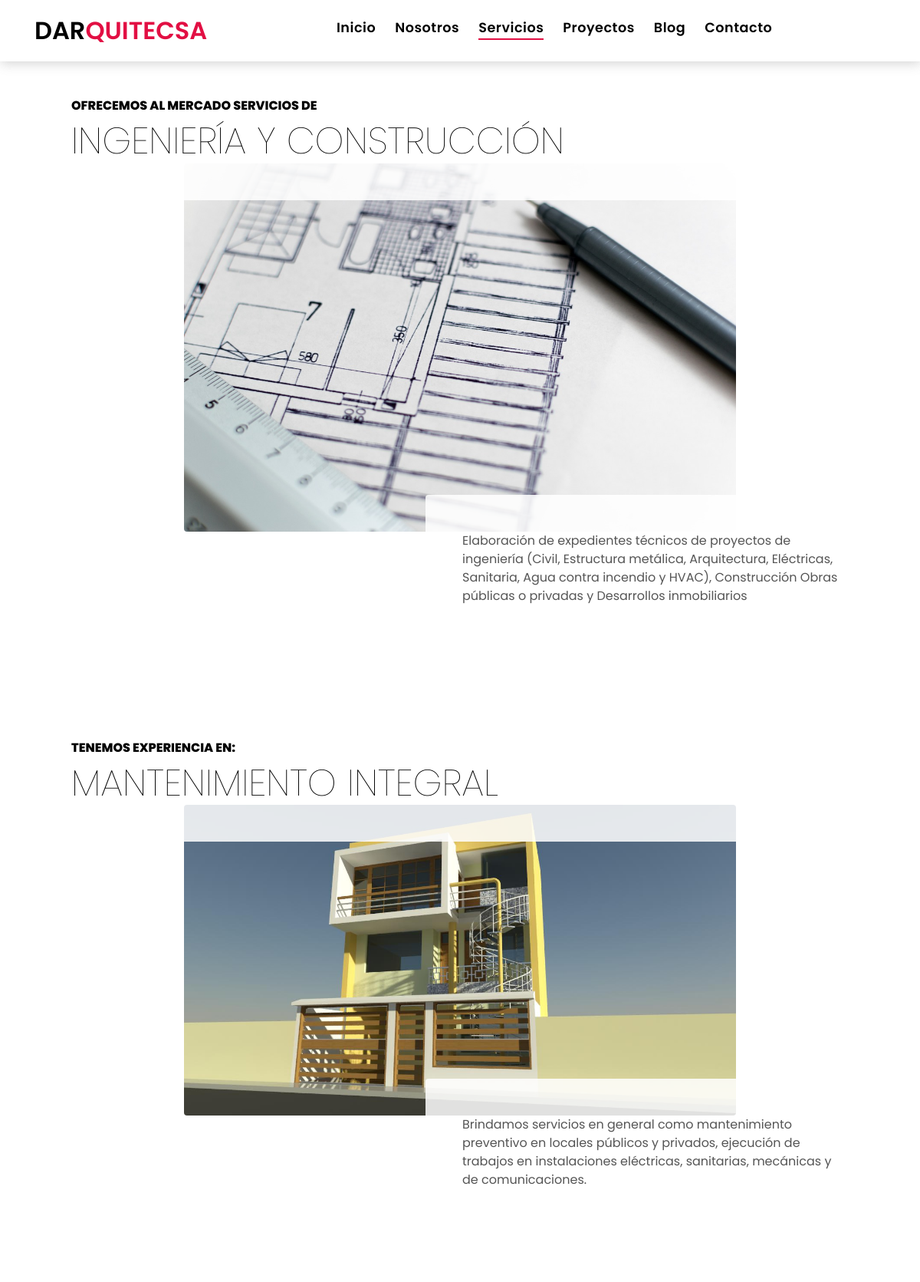
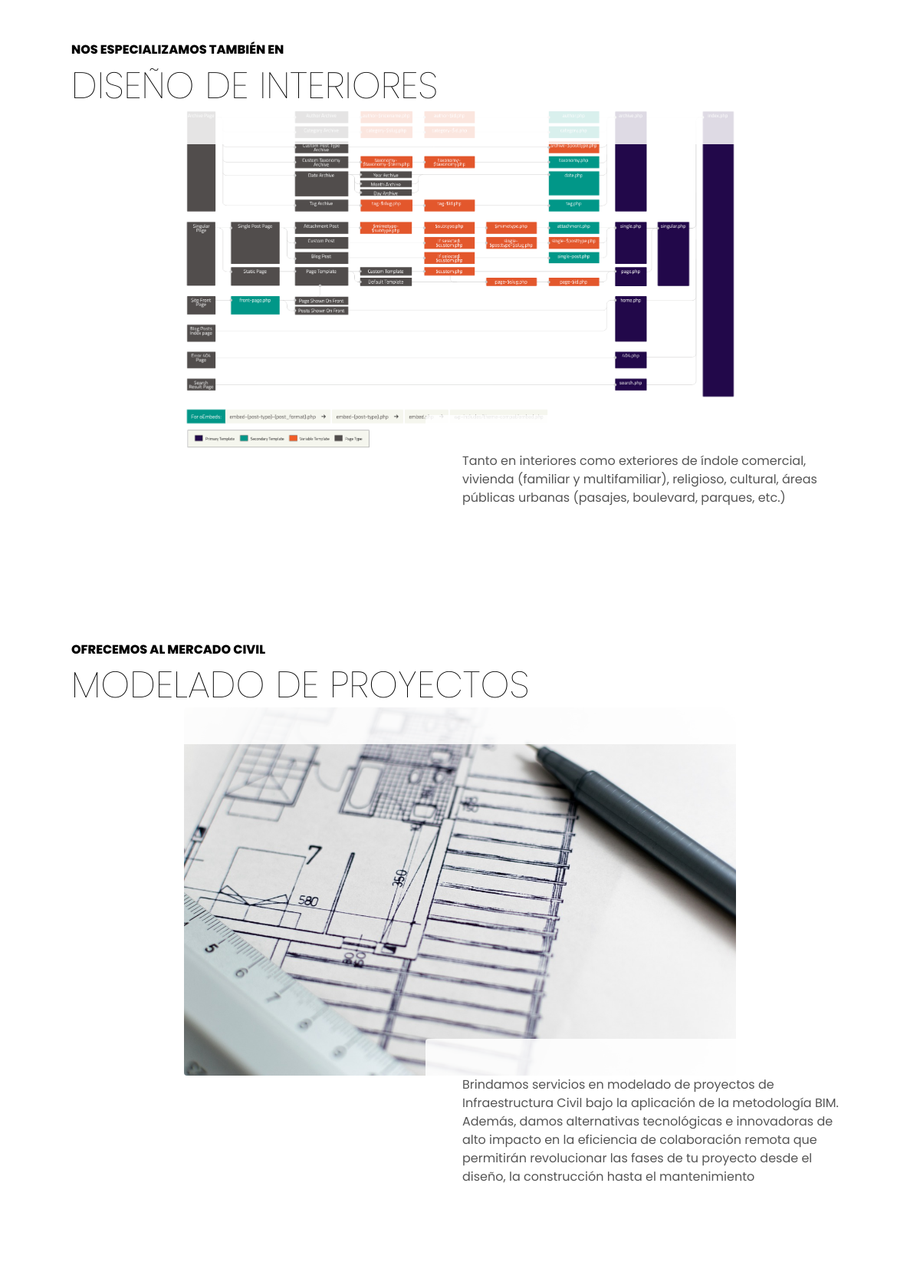
Page /services/ (upper part) on the committed database (2 pictures, top to bottom).
### services/models.py (models this page shows, shortened)
class Services(models.Model):
    title=models.CharField(max_length=200, verbose_name='Título')
    subtitle=models.CharField(max_length=200, verbose_name='Subtítulo')
    content=models.TextField(verbose_name='Contenido')
    image=models.ImageField(verbose_name='Imagen', upload_to='services')
    created=models.DateTimeField(auto_now_add=True, verbose_name='Fecha de Creación')
    updated=models.DateTimeField(auto_now=True, verbose_name='Fecha de Edición')
    class Meta:
        verbose_name= 'servicio'
        verbose_name_plural='servicios'
        ordering= ['-created']

### services/views.py (the view)
# urls.py: path('services/', include('services.urls')),
def services(request):
    services = Services.objects.all()
    return render(request, 'services/services.html', {'services': services})

### pages/templatetags/pages_extras.py (called while the page is built)
@register.simple_tag
def get_page_list():
    pages= Page.objects.all()
    return pages

### social/processors.py (called while the page is built)
def ctx_dict(request):
    ctx={}
    links=Link.objects.all()
    for link in links:
        ctx[link.key]=link.url
    return ctx

### services/templates/services/services.html
{% extends 'core/base.html' %}
{% block content %}
{% load static %}
{% for service in services %}
<section id="service_{{ service.id }}" class="page-section">
    <div class="container foo">
      <div class="product-item">
        <div class="product-item-title item-animation">
          <div class="faded p-5 d-flex mr-auto rounded">
            <h2 class="section-heading mb-0">
              <span class="section-heading-upper">{{service.subtitle}}</span>
              <span class="section-heading-lower">{{service.title}}</span>
            </h2>
          </div>
        </div>
        <img class="product-item-img mx-auto d-flex rounded img-fluid mb-3 mb-lg-0 item-animation" src="{{service.image.url}}" alt="">
        <div class="product-item-description d-flex ml-auto item-animation">
          <div class="faded p-5 rounded">
            <p class="mb-0">{{service.content}}</p>
          </div>
        </div>
      </div>
    </div>
  </section>
  {% endfor %}
  {% endblock %}

### core/static/core/css/services.css (style rules this page uses)
.faded { background-color: rgba(255, 255, 255, 0.85); }
.p-5 { padding:3rem!important }
.d-flex { display:-webkit-box!important;display:-ms-flexbox!important;display:flex!important }
.mr-auto { margin-right:auto!important }
.rounded { border-radius:.25rem!important }
.ml-auto { margin-left:auto!important }
.section-heading { text-transform: uppercase; }
.section-heading .section-heading-upper { display: block; font-size: 1rem; font-weight: 800; padding-bottom:.5rem; }
.section-heading .section-heading-lower { display: block; font-size: 3rem; font-weight: 100; }
@media (min-width: 992px) { .product-item .product-item-title { position: relative; z-index: 1; margin-bottom: -3rem; } }
@media (min-width: 992px) { .product-item .product-item-img { position: relative; z-index: 0; max-width: 60vw; } }
@media (min-width: 992px) { .product-item .product-item-description { position: relative; z-index: 1; margin-top: -3rem; max-width: 50vw; } }
.page-section { margin-top: 5rem; margin-bottom: 5rem; }
.item-animation { opacity: 0; transform: translateY(20px); animation-fill-mode: forwards; animation-duration: .5s; animation-timing-function: ease-in; }
.product-item-title.item-animation { animation-name: fadeInTitle; animation-delay: 0s; }
.product-item-img.item-animation { animation-name: fadeInImage; animation-delay: 0.3s; }
.product-item-description.item-animation { animation-name: fadeInDescription; animation-delay: .5s; }

### core/static/core/css/style.css (style rules this page uses)
body { font-family: 'Poppins', sans-serif; color: #555555; }
h1, h2, h3, h4, h5, h6 { color: #000000; }

### rows in the picture
Services: subtitle "OFRECEMOS AL MERCADO SERVICIOS DE", title "INGENIERÍA Y CONSTRUCCIÓN", image (picture), content "Elaboración de expedientes técnicos de proyectos de ingeniería (Civil, Estructura metálica, Arquitectura, Eléctricas, Sanitaria, Agua contra incendio y HVAC), Construcción Obras públicas o privadas y Desarrollos inmobiliarios"
Services: subtitle "TENEMOS EXPERIENCIA EN:", title "MANTENIMIENTO INTEGRAL", image (picture), content "Brindamos servicios en general como mantenimiento preventivo en locales públicos y privados, ejecución de trabajos en instalaciones eléctricas, sanitarias, mecánicas y de comunicaciones."
Services: subtitle "NOS ESPECIALIZAMOS TAMBIÉN EN", title "DISEÑO DE INTERIORES", image (picture), content "Tanto en interiores como exteriores de índole comercial, vivienda (familiar y multifamiliar), religioso, cultural, áreas públicas urbanas (pasajes, boulevard, parques, etc.)"
Services: subtitle "OFRECEMOS AL MERCADO CIVIL", title "MODELADO DE PROYECTOS", image (picture), content "Brindamos servicios en modelado de proyectos de Infraestructura Civil bajo la aplicación de la metodología BIM. Además, damos alternativas tecnológicas e innovadoras de alto impacto en la eficiencia de colaboración remota que permitirán revolucionar las fases de tu proyecto desde el diseño, la construcción hasta el mantenimiento"
